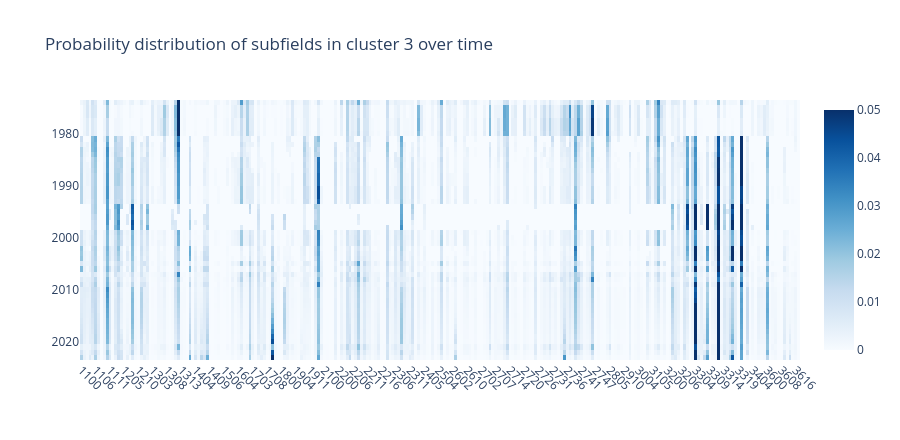

Notebook source saved alongside this figure:
### Code cell
cluster = 3

df = df_cluster_prob_yearly.xs(cluster, level=0)

uf.plotly_heatmap(
    df, x_labels=df.columns, y_labels=df.index,
    title=f"Probability distribution of subfields in cluster {cluster} over time",
    z_min=0, z_max=0.05, colorscale="non", line_height=10,
    x_type="subfield"
)

### Figure 1 — Plotly figure (JSON) as saved in the notebook; plotly's stock layout.template omitted (floating-point values rounded to 4 significant figures; data arrays with more than 128 entries replaced by an {"elided": "..."} marker saying what was removed)
{"data": [{"colorscale": [[0, "rgb(247,251,255)"], [0.125, "rgb(222,235,247)"], [0.25, "rgb(198,219,239)"], [0.375, "rgb(158,202,225)"], [0.5, "rgb(107,174,214)"], [0.625, "rgb(66,146,198)"], [0.75, "rgb(33,113,181)"], [0.875, "rgb(8,81,156)"], [1, "rgb(8,48,107)"]], "customdata": {"elided": "44x252x2 mixed values"}, "hovertemplate": "<b>X: </b>%{customdata[0]}<br><b>Y: </b>%{customdata[1]}<br><b>Z: </b> %{z:.3f}<br><extra></extra>", "type": "heatmap", "x": {"elided": "252 str values"}, "y": [1974, 1975, 1979, 1980, 1981, 1982, 1983, 1984, 1985, 1986, 1987, 1988, 1992, 1993, 1994, 1995, 1996, 1997, 1998, 1999, 2000, 2001, 2002, 2003, 2004, 2005, 2006, 2007, 2008, 2009, 2010, 2011, 2012, 2013, 2014, 2015, 2016, 2017, 2018, 2019, 2020, 2021, 2022, 2023], "z": {"elided": "44x252 float values"}, "zmax": 0.05, "zmin": 0}], "layout": {"height": 440, "title": {"text": "Probability distribution of subfields in cluster 3 over time"}, "xaxis": {"automargin": true, "tickangle": 45}, "yaxis": {"automargin": true, "autorange": "reversed"}}}
